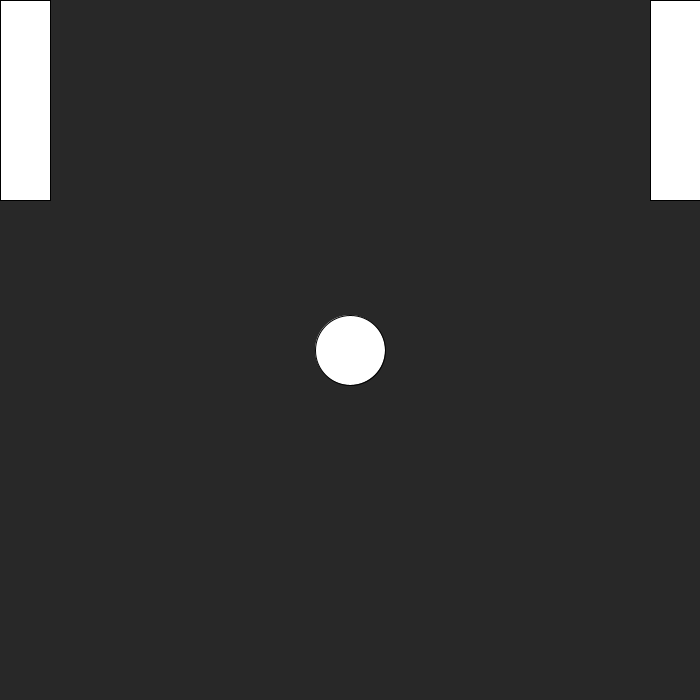
Frame 1 (no input)
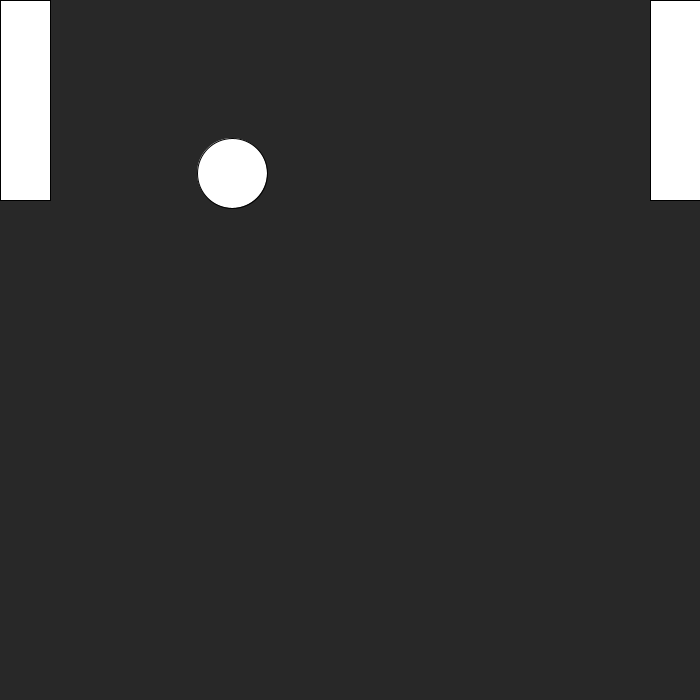
Frame 60 (the mouse pressed at the canvas centre just before this capture)
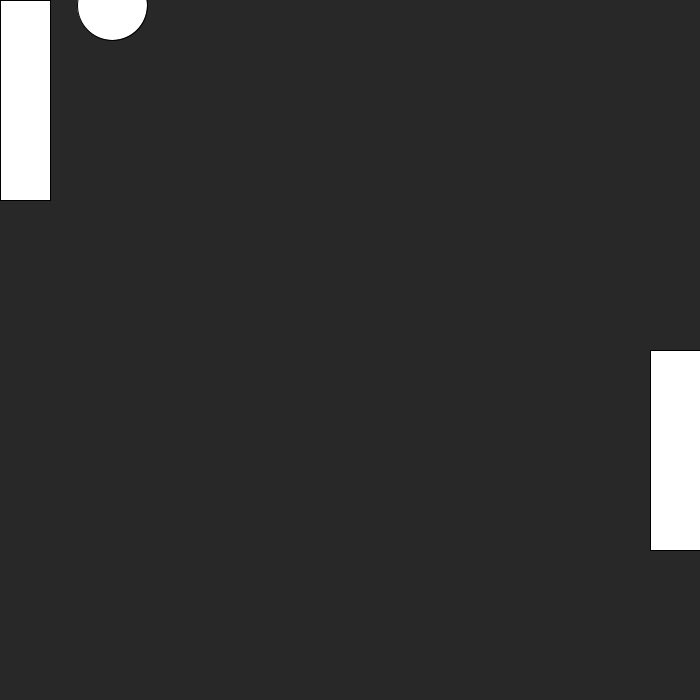
Frame 120 (the mouse held since frame 60 and released just before this capture)

The Processing sketch that drew these frames (run headless with seeded random() and noise(); from frame 60 on, the mouse is pressed at the canvas centre):

// Processing sketch: PongGameProcessing
// ── PongGameProcessing.pde
PongGame game;
void setup() {
  size(700, 700);
  game = new PongGame();
}
void draw() {
  background(40);
  game.drawPongGame();
  game.update();
}

class Ball {
  float positionX, positionY, size, speedX, speedY; 

  Ball(int sizeInput) {
    positionX = width/2;  //set position at Center
    positionY = height/2;
    size = sizeInput;     //set size
    speedX = -2;          //set  speed
    speedY = -3;
  }    

  void drawBall() {
    ellipse(positionX, positionY, size, size);
  }         

  void move() {
    positionX += speedX;  //update position from speed
    positionY += speedY;
    if (positionY < 0  || positionY > height) { //bounce on Top
      speedY *= -1;    //invert speed
    }
    if (positionX < 0  || positionX > width) { //bounce on Top
      speedX *= -1;    //invert speed
    }
  }      

  float getPositionX() {
    return 0.0;
  }          //Get positionX of ball 
  float getPositionY() {
    return 0.0;
  }          //Get positionY of ball
  void setPositionX(int x) {
  }      //Set positionX of ball 
  void setPositionY(int y) {
  }      //Set positionY of ball
  void setSpeedX(float factor) {
  }  //Multiply Speed of ball by input 
  void defaultSet() {
  }              //Set Ball to Start point
}


class Paddle {
  int positionY, positionX, score;  //collect position and player score
  Ball objectBall;  //collect object from Class Ball

  Paddle(Ball bounceBall, int x, int y) {
    objectBall = bounceBall;   //collected ball class
    positionX=x;  //set position
    positionY=y;
    score = 0;    //start score for each player
  } 
  void bounce() {
  }                 //Make target Ball bounce
  void drawPaddle() {
    rect(positionX, positionY, 50, 200);  //draw a Paddle
  }            
  int getPositionY() {
    return 0;
  }            //Get positionY of paddle 
  void addPositionY(int adder) {
    positionY += adder ;     //add to move position
  }  
  int getScore() {
    return 0;
  }                //Get score from player 
  void addScore() {
  }               //Add 1 score to player
}

class PongGame {
  Paddle player1;  //Set player1,2 as  object of Paddle
  Paddle player2;
  Ball pongBall;   //Set pongBall as object of Ball
  int pastMouse;   //Variable of the values of past mouse

  PongGame() {
    pongBall = new Ball(70);  //Instance Ball that size 70
    player1 = new Paddle(pongBall, 0, 0);           //instance player 1
    player2 = new Paddle(pongBall, width-50, 0);    //instance player 2
    pastMouse = 0;
  }
  void drawPongGame() {
    pongBall.drawBall();      //Draw PongBall
    player1.drawPaddle();                           //draw player1 Paddle
    player2.drawPaddle();                           //draw player2 Paddle
  }        
  void update() {
    pongBall.move();         //Move the Ball
    if( mousePressed) {                         //if mouse press
      if (mouseX < width/2) {                   //and player 1 zone move player'1Paddle
      player1.addPositionY(mouseY-pastMouse);
      }
      else{
       player2.addPositionY(mouseY-pastMouse);  //if player 2 zone move player'2 Paddle
      }
    }
    pastMouse = mouseY;      //collect position of mouse
  }              
  void serveBall(int factor) {
  } //Put factor or side to serve the ball
}
